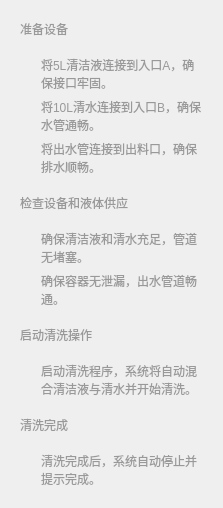
                                  <widget class="QWidget" name="day_log">
                                   <property name="styleSheet">
                                    <string notr="true">QWidget#day_log{
	background-color:white;
	border-bottom-right-radius:10px;
	
}
</string>
                                   </property>
                                   <layout class="QVBoxLayout" name="verticalLayout_45" stretch="2,10,2,3,2,3,2,3">
                                    <property name="spacing">
                                     <number>0</number>
                                    </property>
                                    <item>
                                     <widget class="QWidget" name="widget_101" native="true">
                                      <property name="styleSheet">
                                       <string notr="true">color:rgba(153, 153, 153, 1);</string>
                                      </property>
                                      <layout class="QHBoxLayout" name="horizontalLayout_97">
                                       <item>
                                        <widget class="QLabel" name="label_15">
                                         <property name="text">
                                          <string>准备设备</string>
                                         </property>
                                        </widget>
                                       </item>
                                      </layout>
                                     </widget>
                                    </item>
                                    <item>
                                     <widget class="QWidget" name="widget_102" native="true">
                                      <property name="styleSheet">
                                       <string notr="true">color:rgba(153, 153, 153, 1);</string>
                                      </property>
                                      <layout class="QVBoxLayout" name="verticalLayout_41">
                                       <property name="leftMargin">
                                        <number>30</number>
                                       </property>
                                       <item>
                                        <widget class="QWidget" name="widget_109" native="true">
                                         <layout class="QVBoxLayout" name="verticalLayout_46">
                                          <property name="spacing">
                                           <number>0</number>
                                          </property>
                                          <property name="leftMargin">
                                           <number>0</number>
                                          </property>
                                          <property name="topMargin">
                                           <number>0</number>
                                          </property>
                                          <property name="rightMargin">
                                           <number>0</number>
                                          </property>
                                          <property name="bottomMargin">
                                           <number>0</number>
                                          </property>
                                          <item>
                                           <widget class="QLabel" name="label_43">
                                            <property name="text">
                                             <string>将5L清洁液连接到入口A，确</string>
                                            </property>
                                           </widget>
                                          </item>
                                          <item>
                                           <widget class="QLabel" name="label_44">
                                            <property name="text">
                                             <string>保接口牢固。</string>
                                            </property>
                                           </widget>
                                          </item>
                                         </layout>
                                        </widget>
                                       </item>
                                       <item>
                                        <widget class="QWidget" name="widget_110" native="true">
                                         <layout class="QVBoxLayout" name="verticalLayout_47">
                                          <property name="spacing">
                                           <number>0</number>
                                          </property>
                                          <property name="leftMargin">
                                           <number>0</number>
                                          </property>
                                          <property name="topMargin">
                                           <number>0</number>
                                          </property>
                                          <property name="rightMargin">
                                           <number>0</number>
                                          </property>
                                          <property name="bottomMargin">
                                           <number>0</number>
                                          </property>
                                          <item>
                                           <widget class="QLabel" name="label_45">
                                            <property name="text">
                                             <string>将10L清水连接到入口B，确保</string>
                                            </property>
                                           </widget>
                                          </item>
                                          <item>
                                           <widget class="QLabel" name="label_46">
                                            <property name="text">
                                             <string>水管通畅。</string>
                                            </property>
                                           </widget>
                                          </item>
                                         </layout>
                                        </widget>
                                       </item>
                                       <item>
                                        <widget class="QWidget" name="widget_111" native="true">
                                         <layout class="QVBoxLayout" name="verticalLayout_48">
                                          <property name="spacing">
                                           <number>0</number>
                                          </property>
                                          <property name="leftMargin">
                                           <number>0</number>
                                          </property>
                                          <property name="topMargin">
                                           <number>0</number>
                                          </property>
                                          <property name="rightMargin">
                                           <number>0</number>
                                          </property>
                                          <property name="bottomMargin">
                                           <number>0</number>
                                          </property>
                                          <item>
                                           <widget class="QLabel" name="label_47">
                                            <property name="text">
                                             <string>将出水管连接到出料口，确保</string>
                                            </property>
                                           </widget>
                                          </item>
                                          <item>
                                           <widget class="QLabel" name="label_48">
                                            <property name="text">
                                             <string>排水顺畅。</string>
                                            </property>
                                           </widget>
                                          </item>
                                         </layout>
                                        </widget>
                                       </item>
                                      </layout>
                                     </widget>
                                    </item>
                                    <item>
                                     <widget class="QWidget" name="widget_103" native="true">
                                      <property name="styleSheet">
                                       <string notr="true">color:rgba(153, 153, 153, 1);</string>
                                      </property>
                                      <layout class="QHBoxLayout" name="horizontalLayout_100">
                                       <item>
                                        <widget class="QLabel" name="label_49">
                                         <property name="text">
                                          <string>检查设备和液体供应</string>
                                         </property>
                                        </widget>
                                       </item>
                                      </layout>
                                     </widget>
                                    </item>
                                    <item>
                                     <widget class="QWidget" name="widget_104" native="true">
                                      <property name="styleSheet">
                                       <string notr="true">color:rgba(153, 153, 153, 1);</string>
                                      </property>
                                      <layout class="QVBoxLayout" name="verticalLayout_42">
                                       <property name="leftMargin">
                                        <number>30</number>
                                       </property>
                                       <item>
                                        <widget class="QWidget" name="widget_112" native="true">
                                         <layout class="QVBoxLayout" name="verticalLayout_49">
                                          <property name="spacing">
                                           <number>0</number>
                                          </property>
                                          <property name="leftMargin">
                                           <number>0</number>
                                          </property>
                                          <property name="topMargin">
                                           <number>0</number>
                                          </property>
                                          <property name="rightMargin">
                                           <number>0</number>
                                          </property>
                                          <property name="bottomMargin">
                                           <number>0</number>
                                          </property>
                                          <item>
                                           <widget class="QLabel" name="label_50">
                                            <property name="text">
                                             <string>确保清洁液和清水充足，管道</string>
                                            </property>
                                           </widget>
                                          </item>
                                          <item>
                                           <widget class="QLabel" name="label_51">
                                            <property name="text">
                                             <string>无堵塞。</string>
                                            </property>
                                           </widget>
                                          </item>
                                         </layout>
                                        </widget>
                                       </item>
                                       <item>
                                        <widget class="QWidget" name="widget_113" native="true">
                                         <layout class="QVBoxLayout" name="verticalLayout_50">
                                          <property name="spacing">
                                           <number>0</number>
                                          </property>
                                          <property name="leftMargin">
                                           <number>0</number>
                                          </property>
                                          <property name="topMargin">
                                           <number>0</number>
                                          </property>
                                          <property name="rightMargin">
                                           <number>0</number>
                                          </property>
                                          <property name="bottomMargin">
                                           <number>0</number>
                                          </property>
                                          <item>
                                           <widget class="QLabel" name="label_52">
                                            <property name="text">
                                             <string>确保容器无泄漏，出水管道畅</string>
                                            </property>
                                           </widget>
                                          </item>
                                          <item>
                                           <widget class="QLabel" name="label_53">
                                            <property name="text">
                                             <string>通。</string>
                                            </property>
                                           </widget>
                                          </item>
                                         </layout>
                                        </widget>
                                       </item>
                                      </layout>
                                     </widget>
                                    </item>
                                    <item>
                                     <widget class="QWidget" name="widget_105" native="true">
                                      <property name="styleSheet">
                                       <string notr="true">color:rgba(153, 153, 153, 1);</string>
                                      </property>
                                      <layout class="QHBoxLayout" name="horizontalLayout_101">
                                       <item>
                                        <widget class="QLabel" name="label_54">
                                         <property name="text">
                                          <string>启动清洗操作</string>
                                         </property>
                                        </widget>
                                       </item>
                                      </layout>
                                     </widget>
                                    </item>
                                    <item>
                                     <widget class="QWidget" name="widget_106" native="true">
                                      <property name="styleSheet">
                                       <string notr="true">color:rgba(153, 153, 153, 1);</string>
                                      </property>
                                      <layout class="QVBoxLayout" name="verticalLayout_44">
                                       <property name="spacing">
                                        <number>0</number>
                                       </property>
                                       <property name="leftMargin">
                                        <number>30</number>
                                       </property>
                                       <item>
                                        <widget class="QLabel" name="label_55">
                                         <property name="text">
                                          <string>启动清洗程序，系统将自动混</string>
                                         </property>
                                        </widget>
                                       </item>
                                       <item>
                                        <widget class="QLabel" name="label_56">
                                         <property name="text">
                                          <string>合清洁液与清水并开始清洗。</string>
                                         </property>
                                        </widget>
                                       </item>
                                      </layout>
                                     </widget>
                                    </item>
                                    <item>
                                     <widget class="QWidget" name="widget_107" native="true">
                                      <property name="styleSheet">
                                       <string notr="true">color:rgba(153, 153, 153, 1);</string>
                                      </property>
                                      <layout class="QHBoxLayout" name="horizontalLayout_102">
                                       <item>
                                        <widget class="QLabel" name="label_58">
                                         <property name="text">
                                          <string>清洗完成</string>
                                         </property>
                                        </widget>
                                       </item>
                                      </layout>
                                     </widget>
                                    </item>
                                    <item>
                                     <widget class="QWidget" name="widget_108" native="true">
                                      <property name="styleSheet">
                                       <string notr="true">color:rgba(153, 153, 153, 1);</string>
                                      </property>
                                      <layout class="QVBoxLayout" name="verticalLayout_43">
                                       <property name="spacing">
                                        <number>0</number>
                                       </property>
                                       <property name="leftMargin">
                                        <number>30</number>
                                       </property>
                                       <item>
                                        <widget class="QLabel" name="label_59">
                                         <property name="text">
                                          <string>清洗完成后，系统自动停止并</string>
                                         </property>
                                        </widget>
                                       </item>
                                       <item>
                                        <widget class="QLabel" name="label_60">
                                         <property name="text">
                                          <string>提示完成。</string>
                                         </property>
                                        </widget>
                                       </item>
                                      </layout>
                                     </widget>
                                    </item>
                                   </layout>
                                  </widget>
